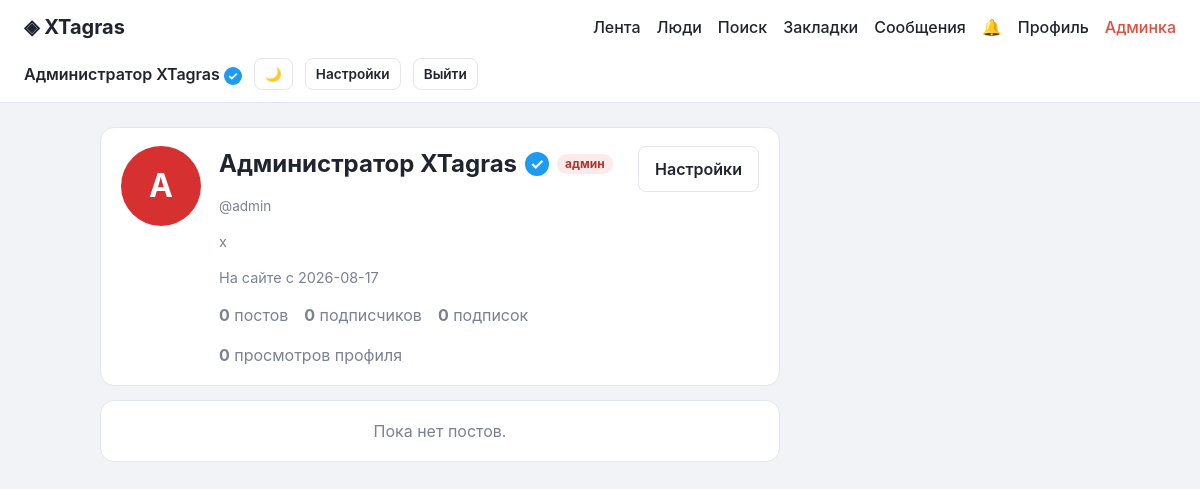
The app's page /user/admin (signed in) with its own data.
### tables this page shows
CREATE TABLE "users" (
            id INTEGER PRIMARY KEY AUTOINCREMENT,
            username TEXT UNIQUE NOT NULL,
            password_hash TEXT NOT NULL,
            display_name TEXT DEFAULT '',
            bio TEXT DEFAULT '',
            avatar_color TEXT DEFAULT '#6c5ce7',
            is_admin INTEGER NOT NULL DEFAULT 0,
            is_verified INTEGER NOT NULL DEFAULT 0,
            is_banned INTEGER NOT NULL DEFAULT 0,
            allow_dms INTEGER NOT NULL DEFAULT 1,
            dark_mode INTEGER NOT NULL DEFAULT 0,
            pinned_post_id INTEGER,
            last_seen TEXT,
            created_at TEXT NOT NULL
        , avatar_path TEXT DEFAULT '');

### app.py (the view)
@app.route("/user/<username>")
@login_required
def profile(username):
    user = get_user_by_username(username)
    if not user:
        abort(404)
    conn = database.get_db()
    uid = g.user["id"]
    followed = {r["following_id"] for r in conn.execute(
        "SELECT following_id FROM follows WHERE follower_id = ?", (uid,)
    )}
    rows = conn.execute(
        """
        SELECT p.*, u.username, u.display_name, u.avatar_color, u.avatar_path, u.is_verified, u.is_admin
        FROM posts p JOIN users u ON u.id = p.user_id
        WHERE p.user_id = ? ORDER BY p.created_at DESC
        """,
        (user["id"],),
    ).fetchall()
    posts = []
    for r in rows:
        p = dict(r)
        if p["privacy"] == "followers" and p["user_id"] != uid and p["user_id"] not in followed and not g.user["is_admin"]:
            continue
        decorate_post(conn, p, uid)
        posts.append(p)
    pinned = None
    if user.get("pinned_post_id"):
        for p in posts:
            if p["id"] == user["pinned_post_id"]:
                pinned = p
                break
    followers = conn.execute(
        "SELECT COUNT(*) c FROM follows WHERE following_id = ?", (user["id"],)
    ).fetchone()["c"]
    following = conn.execute(
        "SELECT COUNT(*) c FROM follows WHERE follower_id = ?", (user["id"],)
    ).fetchone()["c"]
    is_following = conn.execute(
        "SELECT 1 FROM follows WHERE follower_id = ? AND following_id = ?",
        (uid, user["id"]),
    ).fetchone() is not None
    they_follow_me = conn.execute(
        "SELECT 1 FROM follows WHERE follower_id = ? AND following_id = ?",
        (user["id"], uid),
    ).fetchone() is not None
    is_blocked = conn.execute(
        "SELECT 1 FROM blocks WHERE blocker_id = ? AND blocked_id = ?",
        (uid, user["id"]),
    ).fetchone() is not None
    is_muted = conn.execute(
        "SELECT 1 FROM mutes WHERE muter_id = ? AND muted_id = ?",
        (uid, user["id"]),
    ).fetchone() is not None
    profile_views = conn.execute(
        "SELECT COUNT(*) c FROM profile_views WHERE viewed_id = ?", (user["id"],)
    ).fetchone()["c"]
    if user["id"] != uid:
        conn.execute(
            "INSERT OR REPLACE INTO profile_views (viewed_id, viewer_id, viewed_at) VALUES (?, ?, ?)",
            (user["id"], uid, database.now()),
        )
        conn.commit()
    last = parse_ts(user.get("last_seen"))
    is_online = last is not None and (datetime.now() - last).total_seconds() < 300
    conn.close()
    return render_template(
        "profile.html",
        user=user,
        posts=posts,
        pinned=pinned,
        posts_count=len(posts),
        followers=followers,
        following=following,
        is_following=is_following,
        mutual=is_following and they_follow_me,
        is_blocked=is_blocked,
        is_muted=is_muted,
        profile_views=profile_views,
        is_online=is_online,
        is_me=user["id"] == g.user["id"],
    )

### app.py (called while the page is built)
def display_name(user):
    if not user:
        return ""
    return user.get("display_name") or user.get("username") or ""

def parse_ts(ts):
    if not ts:
        return None
    try:
        return datetime.strptime(ts, "%Y-%m-%d %H:%M:%S")
    except ValueError:
        return None

@app.context_processor
def inject_globals():
    data = {
        "site_name": SITE_NAME,
        "unread_messages": getattr(g, "unread_messages", 0),
        "unread_notifications": getattr(g, "unread_notifications", 0),
        "trending": getattr(g, "trending", []),
        "trending_posts": getattr(g, "trending_posts", []),
        "suggested": getattr(g, "suggested", []),
        "announcement": getattr(g, "announcement", None),
    }
    return data

def login_required(view):
    @functools.wraps(view)
    def wrapped(*args, **kwargs):
        if g.user is None:
            flash("Сначала войдите в аккаунт.", "error")
            return redirect(url_for("login"))
        if g.user["is_banned"]:
            session.clear()
            flash("Ваш аккаунт заблокирован.", "error")
            return redirect(url_for("login"))
        return view(*args, **kwargs)
    return wrapped

def get_user_by_username(username):
    conn = database.get_db()
    row = conn.execute("SELECT * FROM users WHERE username = ?", (username,)).fetchone()
    conn.close()
    return dict(row) if row else None

def compute_trending(conn):
    c = Counter()
    for row in conn.execute("SELECT content FROM posts"):
        for m in re.findall(r"#([\w]+)", row["content"]):
            c[m.lower()] += 1
    return [{"tag": t, "count": n} for t, n in c.most_common(5)]

def trending_posts(conn):
    rows = conn.execute(
        """
        SELECT p.id, p.content, u.username, u.display_name,
               (SELECT COUNT(*) FROM likes l WHERE l.post_id = p.id) AS lc
        FROM posts p JOIN users u ON u.id = p.user_id
        WHERE u.is_banned = 0 AND p.privacy = 'public'
        ORDER BY lc DESC, p.created_at DESC LIMIT 5
        """
    ).fetchall()
    return [dict(r) for r in rows if r["lc"] > 0]

### db.py (called while the page is built)
def get_db():
    conn = sqlite3.connect(DB_PATH)
    conn.row_factory = sqlite3.Row
    conn.execute("PRAGMA foreign_keys = ON")
    return conn

### templates/profile.html (shortened to what this page needs)
{% extends "base.html" %}
{% from "_avatar.html" import avatar %}
{% block content %}
<div class="card profile-head">
  {{ avatar(user, 'avatar-lg') }}
  <div class="profile-info">
    <h2 class="profile-name">
      {{ display_name(user) }}
      {% if user.is_verified %}<span class="badge badge-lg" title="Подтверждённый аккаунт">✓</span>{% endif %}
      {% if user.is_admin %}<span class="tag tag-admin">админ</span>{% endif %}
    </h2>
    <p class="handle">@{{ user.username }}</p>
    <p class="muted">{{ user.bio or 'Без описания.' }}</p>
    <p class="muted">На сайте с {{ user.created_at[:10] }}</p>
    <div class="profile-stats">
      <span><strong>{{ posts_count }}</strong> постов</span>
      <a href="{{ url_for('followers', username=user.username) }}"><strong>{{ followers }}</strong> подписчиков</a>
      <a href="{{ url_for('following', username=user.username) }}"><strong>{{ following }}</strong> подписок</a>
      <span><strong>{{ profile_views }}</strong> просмотров профиля</span>
    </div>
  </div>
  <div class="profile-actions">
    {% if is_me %}
      <a class="btn btn-ghost" href="{{ url_for('settings') }}">Настройки</a>
    {% endif %}
  </div>
</div>
{% if is_blocked %}
  <div class="card empty">Вы заблокировали этого пользователя.</div>
{% else %}
  {% if pinned %}
    {% set post = pinned %}
  {% endif %}
  {% for post in posts %}
    {% if post.id != user.pinned_post_id %}
      {% include "_post.html" %}
    {% endif %}
  {% else %}
    {% if not pinned %}<div class="card empty">Пока нет постов.</div>{% endif %}
  {% endfor %}
{% endif %}
{% endblock %}

### templates/base.html (shortened to what this page needs)
<!doctype html>
<html lang="ru">
{% from "_avatar.html" import avatar %}
<head>
  <link rel="stylesheet" href="{{ url_for('static', filename='style.css') }}">
</head>
<body class="{{ 'dark' if g.user and g.user.dark_mode else '' }}">
<nav class="navbar">
  <a class="brand" href="{{ url_for('index') }}">◈ {{ site_name }}</a>
  {% if g.user %}
    <div class="nav-links">
      <a href="{{ url_for('index') }}">Лента</a>
      <a href="{{ url_for('users') }}">Люди</a>
      <a href="{{ url_for('search') }}">Поиск</a>
      <a href="{{ url_for('bookmarks') }}">Закладки</a>
      <a href="{{ url_for('messages') }}">Сообщения{% if unread_messages %} <span class="unread">{{ unread_messages }}</span>{% endif %}</a>
      <a href="{{ url_for('notifications') }}">🔔{% if unread_notifications %} <span class="unread">{{ unread_notifications }}</span>{% endif %}</a>
      <a href="{{ url_for('profile', username=g.user['username']) }}">Профиль</a>
      {% if g.user['is_admin'] %}<a class="admin-link" href="{{ url_for('admin') }}">Админка</a>{% endif %}
    </div>
    <div class="nav-right">
      <span class="nav-user">{{ display_name(g.user) }}{% if g.user['is_verified'] %} <span class="badge" title="Подтверждённый аккаунт">✓</span>{% endif %}</span>
      <form method="post" action="{{ url_for('toggle_theme') }}"><button class="btn btn-ghost btn-sm" title="Переключить тему">{{ '☀️' if g.user.dark_mode else '🌙' }}</button></form>
      <a class="btn btn-ghost btn-sm" href="{{ url_for('settings') }}">Настройки</a>
      <a class="btn btn-ghost btn-sm" href="{{ url_for('logout') }}">Выйти</a>
    </div>
  {% else %}
    <div class="nav-right">
      <a class="btn btn-ghost" href="{{ url_for('login') }}">Войти</a>
      <a class="btn btn-primary" href="{{ url_for('register') }}">Регистрация</a>
    </div>
  {% endif %}
</nav>
<main class="layout">
  <div class="container">
    {% block content %}{% endblock %}
  </div>
</main>
</body>
</html>

### templates/_avatar.html
{% macro avatar(user, cls='') -%}
  {%- if user and user.avatar_path -%}
    <img class="avatar-img {{ cls }}" src="{{ avatar_url(user) }}" alt="{{ display_name(user) }}">
  {%- else -%}
    <span class="avatar {{ cls }}" style="background:{{ (user and user.avatar_color) or '#6c5ce7' }}">{{ ((user and (user.display_name or user.username)) or '?')[0]|upper }}</span>
  {%- endif -%}
{%- endmacro %}

### static/style.css (style rules this page uses)
:root { --bg: #f1f3f7; --card: #ffffff; --text: #1f2430; --muted: #7a8194; --accent: #6c5ce7; --accent-dark: #5a4bd1; --danger: #e74c3c; --border: #e3e6ee; }
* { box-sizing: border-box; }
body { margin: 0; font-family: -apple-system, "Segoe UI", Roboto, "Helvetica Neue", Arial, sans-serif; background: var(--bg); color: var(--text); line-height: 1.5; }
a { color: var(--accent); text-decoration: none; }
.navbar { display: flex; align-items: center; justify-content: space-between; gap: 16px; padding: 12px 24px; background: var(--card); border-bottom: 1px solid var(--border); position: sticky; top: 0; z-index: 10; flex-wrap: wrap; }
.brand { font-size: 1.25rem; font-weight: 700; color: var(--text); }
.nav-links { display: flex; gap: 16px; flex-wrap: wrap; }
.nav-links a { color: var(--text); font-weight: 500; }
.nav-right { display: flex; align-items: center; gap: 12px; }
.nav-user { font-weight: 600; }
.admin-link { color: var(--danger) !important; }
.layout { display: flex; justify-content: center; align-items: flex-start; gap: 20px; max-width: 1080px; margin: 24px auto; padding: 0 16px; }
.container { flex: 1; max-width: 680px; min-width: 0; margin: 0; padding: 0; }
.card { background: var(--card); border: 1px solid var(--border); border-radius: 14px; padding: 18px 20px; margin-bottom: 14px; }
.btn { display: inline-block; border: none; border-radius: 8px; padding: 10px 16px; font: inherit; font-weight: 600; cursor: pointer; background: var(--accent); color: #fff; }
.btn-ghost { background: transparent; color: var(--text); border: 1px solid var(--border); }
.btn-sm { padding: 5px 10px; font-size: 0.85rem; }
.avatar { display: inline-flex; align-items: center; justify-content: center; width: 44px; height: 44px; border-radius: 50%; color: #fff; font-weight: 700; font-size: 1.1rem; flex-shrink: 0; }
.avatar-lg { width: 80px; height: 80px; font-size: 2rem; }
.badge { display: inline-flex; align-items: center; justify-content: center; width: 18px; height: 18px; border-radius: 50%; background: #1d9bf0; color: #fff; font-size: 0.75rem; font-weight: 700; }
.badge-lg { width: 24px; height: 24px; font-size: 1rem; }
.tag { display: inline-block; padding: 1px 8px; border-radius: 999px; font-size: 0.75rem; font-weight: 700; }
.tag-admin { background: #fdeaea; color: #b3342b; }
.profile-head { display: flex; gap: 18px; align-items: flex-start; flex-wrap: wrap; }
.profile-info { flex: 1; min-width: 200px; }
.profile-name { margin: 0 0 4px; display: flex; align-items: center; gap: 8px; }
.profile-stats { display: flex; gap: 16px; margin-top: 8px; }
.profile-stats a { color: var(--muted); }
.profile-actions { display: flex; gap: 8px; }
.empty { color: var(--muted); text-align: center; }
.muted { color: var(--muted); font-size: 0.9rem; }
.handle { color: var(--muted); font-size: 0.85rem; }
.profile-stats { display: flex; gap: 16px; margin-top: 8px; flex-wrap: wrap; }
.profile-stats span { color: var(--muted); }

### records on screen
users: display_name "Администратор XTagras", dark_mode "🌙", display_name "А", username "admin", bio "x", created_at "2026-08-17"

### other values on screen
{{ site_name }} "XTagras"
{{ posts_count }} "0"
{{ followers }} "0"
{{ following }} "0"
{{ profile_views }} "0"
